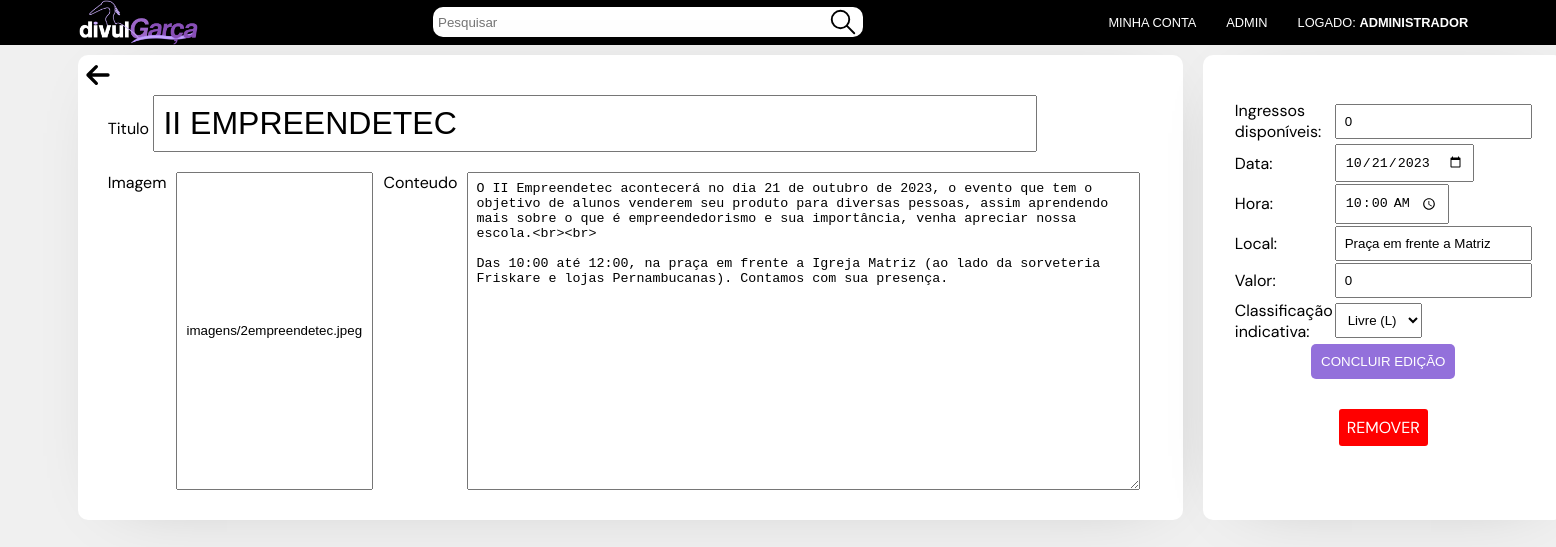
/editar.php?evento=78 (signed in), run on the app's committed database.
### tables this page shows
CREATE TABLE `posts` (
  `codPostagem` int(11) NOT NULL,
  `Titulo` varchar(120) NOT NULL,
  `Conteudo` varchar(5000) NOT NULL,
  `TotalIngressos` int(11) NOT NULL DEFAULT 0,
  `qtdIngressos` int(11) NOT NULL,
  `Data` date NOT NULL,
  `Horario` time NOT NULL,
  `Local` varchar(40) NOT NULL,
  `Imagem` mediumtext NOT NULL DEFAULT '\'imagens/imagem.png',
  `Banner` mediumtext NOT NULL,
  `Valor` double NOT NULL,
  `Classificacao` varchar(3) NOT NULL
);

### conexao.php (called while the page is built, shortened)
<?php
require_once("header.php");
function removerSegundos($horaCompleta) {
    $tempo = explode(':', $horaCompleta);
    if (isset($tempo[0], $tempo[1])) {
        return $tempo[0] . ':' . $tempo[1];
    } else {
        return $horaCompleta;
    }
}
?>

### editar.php (the view, shortened to what this page needs)
<?php
    require_once("conexao.php");
    $postid = $_GET['evento'];
    $sql = "SELECT * FROM posts WHERE codPostagem = $postid";
    $todos_produtos = $conn->query($sql);
    $DadosLogin = null;
    if (isset($_SESSION['__DVC_DadosLogin'])) {
        $DadosLogin = $_SESSION['__DVC_DadosLogin'];
    }
    $total = 0; while($row = mysqli_fetch_assoc($todos_produtos)) { $total ++;
?>
<!DOCTYPE html>
<html lang="pt-br">
<head>
    <link rel="stylesheet" href="style.css">
    <link rel="stylesheet" href="evento.css">
</head>
<body>
    <?php CriarHeader(2, $DadosLogin); ?>
    <div class="eventos_show">
            <div class="evento_show">
            <a href="index.php"><svg width="40px" height="40px" viewBox="0 0 24 24" fill="none" xmlns="http://www.w3.org/2000/svg">
            <path d="M6 12H18M6 12L11 7M6 12L11 17" stroke="#000000" stroke-width="2" stroke-linecap="round" stroke-linejoin="round"/>
            </svg></a>
            <form action="conexao.php" method="POST" name="EDITAR">
            <label style="margin-left:30px">Titulo</label>
            <input name="Titulo" size="55" style="font-size: 2rem; max-width: 80%;" type="text" value="<?php echo $row["Titulo"]; ?>"><br>
                <div class="conteudo">
                    <label>Imagem</label>
                    <input name="Imagem" type="text" value="<?php echo $row["Imagem"]; ?>">
                    <label>Conteudo</label>
                    <textarea name="Conteudo" cols="80" rows="20"><?php echo $row["Conteudo"]; ?></textarea>
                </div>
            </div>
            <div class="evento_disponibilidade" style="height: auto;">
                <table>
                    <tr><td class="left">Ingressos disponíveis:</td><td class="right"><input name="TotalIngressos" type="text" value=<?php echo $row["qtdIngressos"].' / '.$row["TotalIngressos"]; ?>></tr>
                    <tr><td class="left">Data:</td><td class="right"><input name="Data" type="date" value="<?php echo $row["Data"]; ?>"></tr>
                    <tr><td class="left">Hora:</td><td class="right"><input name="Horario" type="time" value="<?php echo removerSegundos($row["Horario"]); ?>"></tr>
                    <tr><td class="left">Local:</td><td class="right"><input name="Local" type="text" value="<?php echo $row["Local"]; ?>"></tr>
                    <tr><td class="left">Valor:</td><td class="right"><input name="Valor" type="text" value="<?php echo $row["Valor"]; ?>"></tr>
                    <tr><td class="left">Classificação indicativa:</td><td class="right"><select id="informacoes" name="classificacao" autofocus="+10">
                        <option value="L">Livre (L)</option>
                    </select></tr>
                </table>
                <input type="submit" value="CONCLUIR EDIÇÃO">
        <a class="remover" href="remover.php?alsjakshikbdabgdjabd=<?php echo $postid; ?>">REMOVER</a></div>
        <?php }
        ?>
    </div>
</body>
</html>

### header.php (shortened to what this page needs)
<link rel="stylesheet" href="header.css">
<?php
function CriarHeader($pagina, $DadosLogin) {
    $AdminLevel = 0;
    if($DadosLogin != null) {
        $AdminLevel = intval($DadosLogin["Admin"]);
    } ?>
    <header>
    <a href="index.php" class="none"><img class="logo-maior" src="imagens/logo2.png" alt="Logo" width="120px"><img class="logo-menor" src="imagens/logo_menor.png" alt="Logo" width="60px"></a>
    <?php if($pagina <= 2 || $pagina == 4) { ?>
    <form class="pesquisa" action="index.php" method="GET">
        <input type="search" name="search" placeholder="Pesquisar">
        <button type="submit"></button>
    </form>
    <?php } ?>
    <ul class="h-opcs">
        <li class="header-li"> <?php if(isset($DadosLogin)) { ?>
            <a href="conta.php" <?php if($pagina == 4) echo"class='sel'";?>>Minha conta</a>
            <?php } ?>
        </li>
        <li class="header-li"><?php if($AdminLevel == 1) { ?><a href='admin.php' <?php if($pagina == 3) echo"class='sel'"; ?>>Admin</a></li>
        <li class="header-li"> <?php } if(isset($DadosLogin)) { ?>
            <a href="deslogar.php">Logado: <b><?php echo $DadosLogin['Nome']; ?></b></a>
        <?php } else { ?><a href='login.php' <?php if($pagina == 5) echo"class='sel'"; ?>>LOGIN</a> <?php } ?>
        </li>
    </ul>
</header>
<?php } ?>

### header.css (style rules this page uses)
header { display: flex; flex-direction: left; justify-content: space-between; padding-left: 5%; padding-right: 5%; align-items: center; color: white; background-color: black; }
header img { padding: 5px; }
.h-opcs { display: flex; flex-direction: row; list-style-type: none; margin: 0; padding: 0; text-transform: uppercase; gap: 10px; }
.header-li { align-self: center; white-space: nowrap; font-size: 0.8rem; text-transform: uppercase; font-family: Arial, Helvetica, sans-serif; }
.header-li a { color: inherit; text-decoration: none; padding: 10px; border-radius: 6px; }
.pesquisa { margin: 0; padding: 0 5px 0 5px; display: flex; align-items: center; gap: 5px; background-color: white; border-radius: 10px; width: 30%; }
.pesquisa input { background-color: none; border: none; width: 100%; appearance: none; -webkit-appearance: none; -moz-appearance: none; }
.pesquisa button { background-color: transparent; margin: 0; border: 0; padding: 0; }
.logo-maior { display: block; margin: 0; padding: 0; }

### style.css (style rules this page uses)
body { padding: 0%; margin: 0%; font-family: 'DM Sans', sans-serif; background-color: #f0f0f0; display: flex; flex-direction: column; min-height: 100vh; }
img { max-width: 280px; }
a { text-decoration: none; color: inherit; }

### evento.css (style rules this page uses)
* { margin: 0; padding: 0; }
.eventos_show { display: flex; flex-direction: row; justify-content: space-between; align-items: stretch; margin-left: 5%; margin-right: 5%; margin-top: 10px; gap: 20px; }
.evento_disponibilidade { flex: 2; display: flex; height: 250px; flex-direction: column; align-items: center; justify-content: center; color: black; padding: 30px; text-align: center; background-color: white; border-radius: 10px; -webkit-box-shadow: 7px 7px 69px -37px rgba(0,0,0,0.26); -moz-box-shadow: 7px 7px 69px -37px rgba(0,0,0,0.26); box-shadow: 7px 7px 69px -37px rgba(0,0,0,0.26); }
.evento_show { flex: 7; display: flex; flex-direction: column; align-items: left; padding: 0; padding-bottom: 30px; color: black; text-align: left; background-color: white; border-radius: 10px; -webkit-box-shadow: 7px 7px 69px -37px rgba(0,0,0,0.26); -moz-box-shadow: 7px 7px 69px -37px rgba(0,0,0,0.26); box-shadow: 7px 7px 69px -37px rgba(0,0,0,0.26); }
.remover { background-color: red; padding: 7px; border: none; border-radius: 3px; color: white; margin: 30px; }
.conteudo { display: flex; flex-direction: left; margin: 0; margin-left: 30px; margin-right: 30px; }
img { border-radius: 10px; }

### editar.php (style rules this page uses)
* { margin: 0; padding: 0; }
input[type="text"], input[type="time"], input[type="date"], a.remover, textarea, select { padding: 8px; }
.conteudo { gap: 10px; margin-top: 20px; }
input[type="submit"] { padding: 10px; background-color: #9370DB; border-radius: 5px; border: none; color: white; cursor: pointer; }

### data on the page
posts: Titulo "II EMPREENDETEC", Imagem "imagens/2empreendetec.jpeg", Conteudo "O II Empreendetec acontecerá no dia 21 de outubro de 2023, o evento que tem o objetivo de alunos venderem seu produto para diversas pessoas, assim aprendendo mais sobre o que é empreendedorismo e sua importância, venha apreciar nossa escola.<br><br> Das 10:00 até 12:00, na praça em frente a Igreja Matriz (ao lado da sorveteria Friskare e lojas Pernambucanas). Contamos com sua presença.", TotalIngressos "0", Data "10/21/2023", Horario "10:00", Local "Praça em frente a Matriz", Valor "0"
